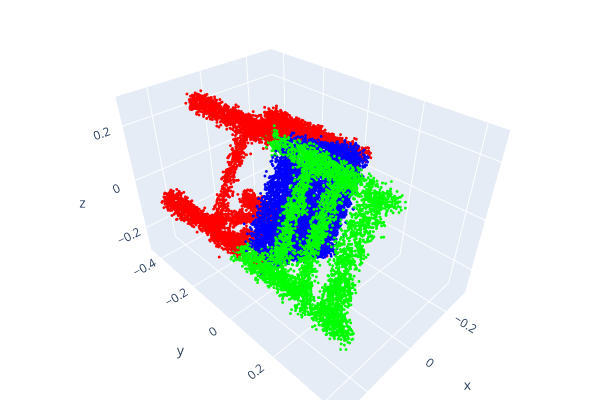

The notebook cell this image was saved under:
### Code cell
points, seg = sample_dataset[4000]

pcd = o3.geometry.PointCloud()
pcd.points = o3.utility.Vector3dVector(points)
pcd.colors = o3.utility.Vector3dVector(read_pointnet_colors(seg.numpy()))

o3.visualization.draw_plotly([pcd])
# draw(pcd)

### Figure 1 — Plotly figure (JSON) as saved in the notebook; plotly's stock layout.template omitted (floating-point values rounded to 4 significant figures; data arrays with more than 128 entries replaced by an {"elided": "..."} marker saying what was removed)
{"data": [{"marker": {"color": {"elided": "20000x3 int values"}, "size": 1}, "mode": "markers", "type": "scatter3d", "x": {"elided": "20000 float values"}, "y": {"elided": "20000 float values"}, "z": {"elided": "20000 float values"}}], "layout": {"height": 400, "margin": {"b": 0, "l": 0, "r": 0, "t": 0}, "scene": {"camera": {"center": {"x": 0, "y": 0, "z": 0}, "up": {"x": 0, "y": 0, "z": 1}}}, "showlegend": false, "width": 600}}
